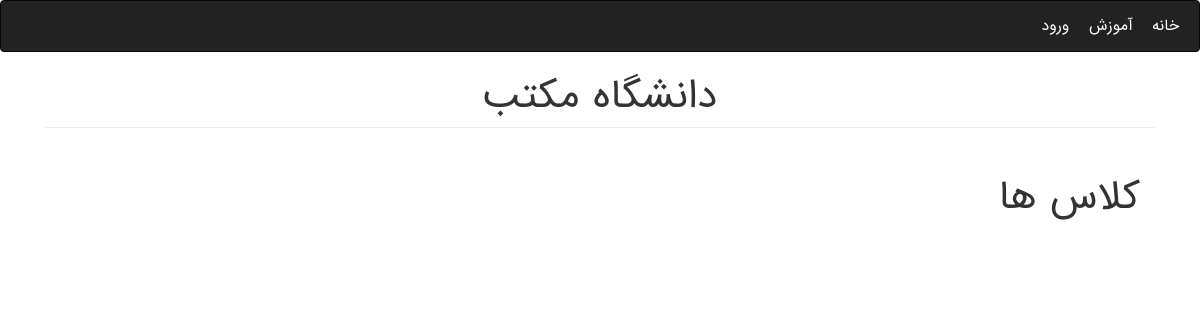
Page /Education/courses/ on the earlier database version.
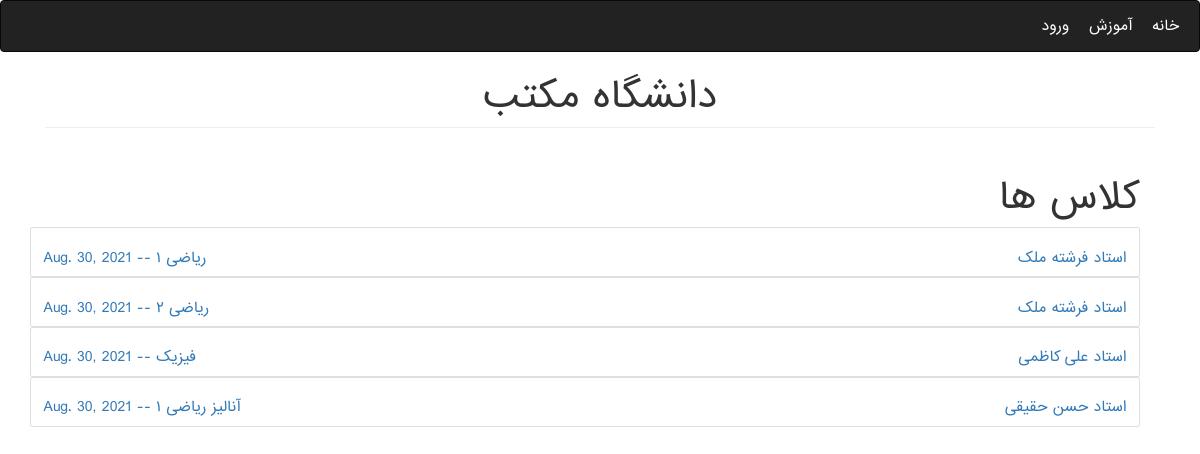
Same page on the later database version.
### Education/models.py (models this page shows, shortened)
class Course(models.Model):
    college = models.ForeignKey(College, on_delete=models.CASCADE)
    lesson = models.ForeignKey(Lesson, on_delete=models.RESTRICT)
    teacher = models.ForeignKey(Teacher, on_delete=models.RESTRICT)
    hours = models.DecimalField(max_digits=10, decimal_places=2)
    max_stds = models.PositiveIntegerField()
    start_date = models.DateField()
    ACTIVE = True
    ENDED = False
    status = (
        (ACTIVE, 'Active'),
        (ENDED, 'Ended'),
    )
    course_status = models.BooleanField(default=ACTIVE, choices=status)
    days = (
        (SATURDAY[0], SATURDAY[1]),
        (SUNDAY[0], SUNDAY[1]),
        (MONDAY[0], MONDAY[1]),
        (THURSDAY[0], THURSDAY[1]),
        (WEDNESDAY[0], WEDNESDAY[1]),
        (TUESDAY[0], TUESDAY[1])
    )
    session_1 = models.CharField(max_length=100, choices=days, null=True, blank=True)
    session_2 = models.CharField(max_length=100, choices=days, null=True, blank=True)
    session_start_time = models.TimeField(default=django.utils.timezone.now)
    session_end_time = models.TimeField(default=django.utils.timezone.now)

class Person(models.Model):
    user = models.OneToOneField(User, on_delete=models.CASCADE, null=True, blank=True, verbose_name=USERNAME)
    first_name = models.CharField(max_length=200, verbose_name=FIRST_NAME)
    last_name = models.CharField(max_length=200, verbose_name=LAST_NAME)
    birthday = models.DateField(verbose_name=BIRTHDAY)
    address = models.TextField(verbose_name=ADDRESS)
    personal_id = models.CharField(max_length=200, unique=True, blank=True, null=True, verbose_name=PERSONAL_ID)
    email = models.EmailField(verbose_name=EMAIL)
    phone = models.CharField(blank=True, null=True, max_length=200, verbose_name=PHONE)
    image = models.ImageField(upload_to='users_images', blank=True, null=True, verbose_name=PHOTO)
    entry_date = models.DateField(null=True, blank=True, default=django.utils.timezone.now, verbose_name=ENTRY_DATE)
    register_date = models.DateField(null=True, blank=True, default=django.utils.timezone.now,
                                     verbose_name=REGISTER_DATE)

class Lesson(models.Model):
    name = models.CharField(max_length=250, unique=True)
    unit = models.PositiveIntegerField()

### Education/views.py (the view)
# urls.py: path('courses/', CourseListView.as_view(), name='courses'),
class CourseListView(generic.ListView):
    template_name = 'Education/courses.html'
    queryset = Course.objects.all()

### templates/Education/courses.html (shortened to what this page needs)
{% extends 'Education/base.html' %}
{% block content %}
<div class="container mt-5">
        <div class="text-right"><h1>کلاس ها</h1></div>
        {% for course in object_list %}
            <div class="card">
                <a href="{% url 'Education:detail' course.id %}">
                      <div class="card-body">
                          <div class="card-title">
                            <h5 class="float-left">{{ course.lesson.name }} -- {{ course.start_date }}</h5>
                            <h5 class="float-right">استاد {{ course.teacher.first_name }} {{ course.teacher.last_name }} </h5>
                          </div>
                      </div>
                </a>
            </div>
        {% endfor %}
</div>
{% endblock %}

### templates/Education/base.html (shortened to what this page needs)
{% load static %}
<!doctype html>
<html lang="en">
<head>
    <link rel="stylesheet" href="https://maxcdn.bootstrapcdn.com/bootstrap/3.4.1/css/bootstrap.min.css">
    <link rel="stylesheet" href="https://stackpath.bootstrapcdn.com/bootstrap/4.1.3/css/bootstrap.min.css"
>
    <link rel="stylesheet" href="https://maxcdn.bootstrapcdn.com/bootstrap/3.4.1/css/bootstrap.min.css">
    <link rel="stylesheet" href="{% static 'css/main.css' %}" type="text/css"/>
</head>
<body>
<nav class="navbar navbar-inverse">
    <div class="d-flex justify-content-between w-100">
    <div class="d-flex text-white w-100">
        <div class="p-3">
            <a href="{% url 'Education:home' %}">خانه</a>
        </div>
        <div class="p-3">
            <a href="{% url 'Education:info' %}">آموزش</a>
        </div>
        {% if user.is_authenticated %}
            {%if user.is_superuser %}
                <div class="p-3">
                    <a href="{% url 'Education:std_requests' %}">درخواست ها</a>
                </div>
                <div class="p-3">
                    <a href="{% url 'Education:all_students' %}">دانشجویان</a>
                </div>
            {% else %}
                <div class="p-3">
                    <a href="{% url 'Education:register_course' %}">ثبت نام ترم جدید</a>
                </div>
            {% endif %}
        {% else %}
            <div class="p-3">
            <a href="{% url 'Education:login' %}">ورود</a>
            </div>
        {% endif %}
    </div>
    </div>
</nav>
<div class="container mb-5">
    <div class="text-center"><h1 class="mt-2">دانشگاه مکتب</h1></div>
    <hr class="mt-0 mb-4">
    {% block content %}
    {% endblock %}
</div>
</body>
</html>

### static/css/main.css (style rules this page uses)
* { direction: rtl; font-family: "iranian sans", sans-serif; }
nav a { color: white!important; text-decoration: none!important; }

Differences in the rows shown:
added Course: start_date "Aug. 30, 2021", teacher.first_name "فرشته", teacher.last_name "ملک"
added Course: start_date "Aug. 30, 2021", teacher.first_name "فرشته", teacher.last_name "ملک"
added Course: lesson.name "فیزیک", start_date "Aug. 30, 2021", teacher.first_name "علی", teacher.last_name "کاظمی"
added Course: start_date "Aug. 30, 2021", teacher.first_name "حسن", teacher.last_name "حقیقی"
